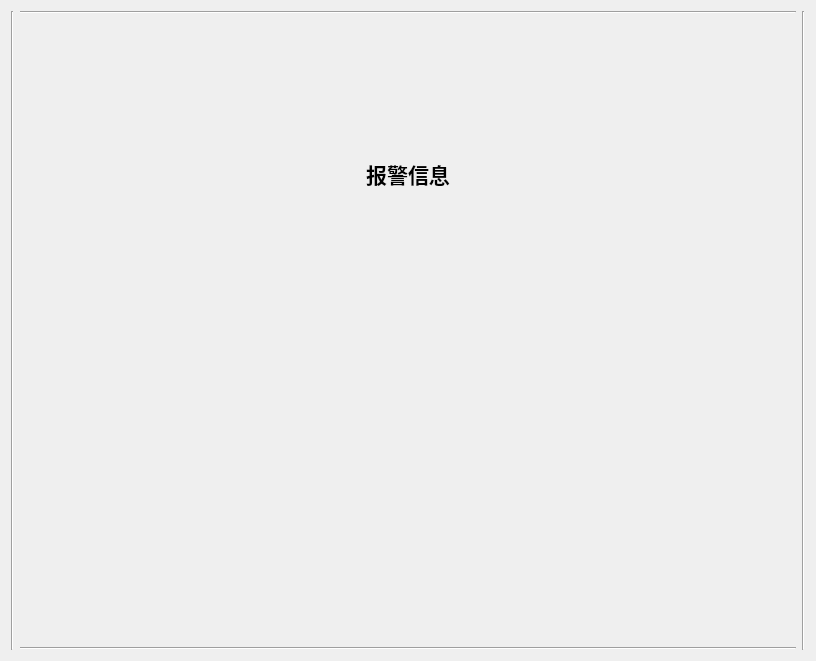
<?xml version="1.0" encoding="UTF-8"?>
<ui version="4.0">
 <class>Diary</class>
 <widget class="QWidget" name="Diary">
  <property name="geometry">
   <rect>
    <x>0</x>
    <y>0</y>
    <width>816</width>
    <height>661</height>
   </rect>
  </property>
  <property name="acceptDrops">
   <bool>false</bool>
  </property>
  <property name="windowTitle">
   <string>Form</string>
  </property>
  <layout class="QHBoxLayout" name="horizontalLayout">
   <item>
    <widget class="Line" name="line_4">
     <property name="orientation">
      <enum>Qt::Vertical</enum>
     </property>
    </widget>
   </item>
   <item>
    <layout class="QVBoxLayout" name="verticalLayout">
     <item>
      <widget class="Line" name="line">
       <property name="orientation">
        <enum>Qt::Horizontal</enum>
       </property>
      </widget>
     </item>
     <item>
      <widget class="QLabel" name="label">
       <property name="font">
        <font>
         <pointsize>16</pointsize>
         <bold>true</bold>
        </font>
       </property>
       <property name="autoFillBackground">
        <bool>true</bool>
       </property>
       <property name="text">
        <string>报警信息</string>
       </property>
       <property name="alignment">
        <set>Qt::AlignCenter</set>
       </property>
      </widget>
     </item>
     <item>
      <widget class="QWidget" name="widget" native="true">
       <layout class="QVBoxLayout" name="verticalLayout_5">
        <item>
         <layout class="QVBoxLayout" name="verticalLayout_4"/>
        </item>
       </layout>
      </widget>
     </item>
     <item>
      <widget class="Line" name="line_2">
       <property name="orientation">
        <enum>Qt::Horizontal</enum>
       </property>
      </widget>
     </item>
    </layout>
   </item>
   <item>
    <widget class="Line" name="line_3">
     <property name="orientation">
      <enum>Qt::Vertical</enum>
     </property>
    </widget>
   </item>
  </layout>
 </widget>
 <resources/>
 <connections/>
</ui>
